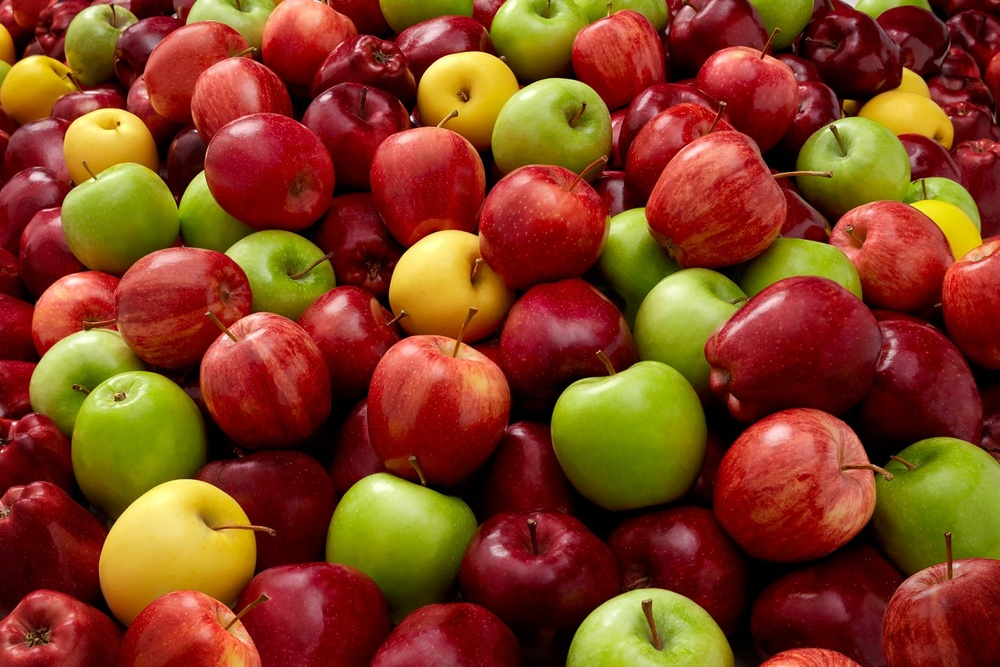
#> input picture Sesión #8/Notebooks/manzanitas.jpg, 1000 x 667 px, shrunk from 1536 x 1024 before the run
$ jupyter execute --allow-errors 'Ejercicio de Vision Artificial.ipynb'   (shell and % lines are left out)
#> lines starting #> are read from the running program, lines starting #| are printed output that depends on the picture; after the words box and inside, x2 and y2 are one past the last pixel; in counts of white or black regions, pixels touching at a corner belong together
[cell 1]
#Importar librerías

import cv2
import matplotlib.pyplot as plt
import numpy as np
import warnings
warnings.filterwarnings('ignore')

# Función para mostrar imágen
def show_image(img):
    fig, ax = plt.subplots(figsize=(5, 5))
    ax.imshow(img, cmap='gray')
    ax.set_axis_off()
    plt.tight_layout()
    plt.show()

[cell 2]
# Cargar imágen
img = cv2.imread('manzanitas.jpg', 1)
#> img is the input picture: shape (667, 1000, 3); mean B, G, R 31.3, 64.7, 130.5
# Convertir a RGB
img_rgb = cv2.cvtColor(img, cv2.COLOR_BGR2RGB)

show_image(img_rgb)

## Selección de espacio de color

[cell 3]
# Separar canales
img_r = img_rgb[:, : , 0]
img_g = img_rgb[:, : , 1]
img_b = img_rgb[:, : , 2]

show_image(img_r)
show_image(img_g)
show_image(img_b)

[cell 4]
# Ver el negativo de la imagen en el canal verde
img_neg_b =cv2.bitwise_not(img_g)

show_image(img_neg_b)

[cell 5]
# Convertir imagen a HSV
img_hsv = cv2.cvtColor(img, cv2.COLOR_BGR2HSV)
#> img_hsv: shape (667, 1000, 3); mean H, S, V 54.6, 213.2, 133

img_h = img_hsv[:, : , 0]
img_s = img_hsv[:, : , 1]
img_v = img_hsv[:, : , 2]
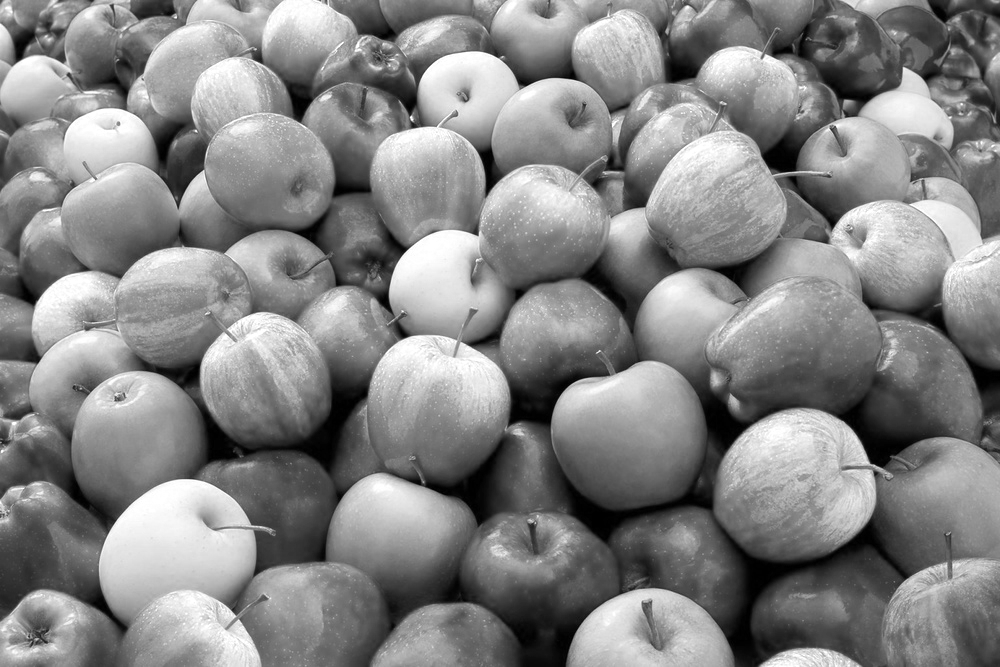
#> img_v: shape (667, 1000); min 0, max 255, mean 133

show_image(img_h)
show_image(img_s)
show_image(img_v)

[cell 6]
# Convertir la imagen a LAB
img_lab = cv2.cvtColor(img, cv2.COLOR_BGR2LAB)
#> img_lab: shape (667, 1000, 3); mean of channels 0, 1, 2 93.8, 151, 160.2

img_l = img_lab[:, : , 0]
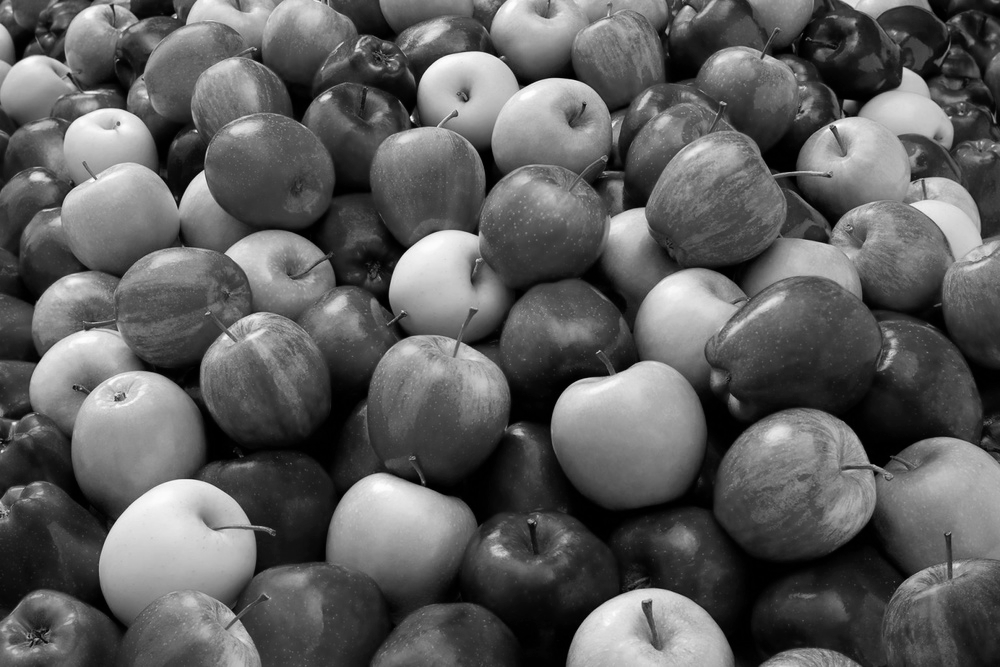
#> img_l: shape (667, 1000); min 0, max 254, mean 93.8
img_a = img_lab[:, : , 1]
img_b = img_lab[:, : , 2]
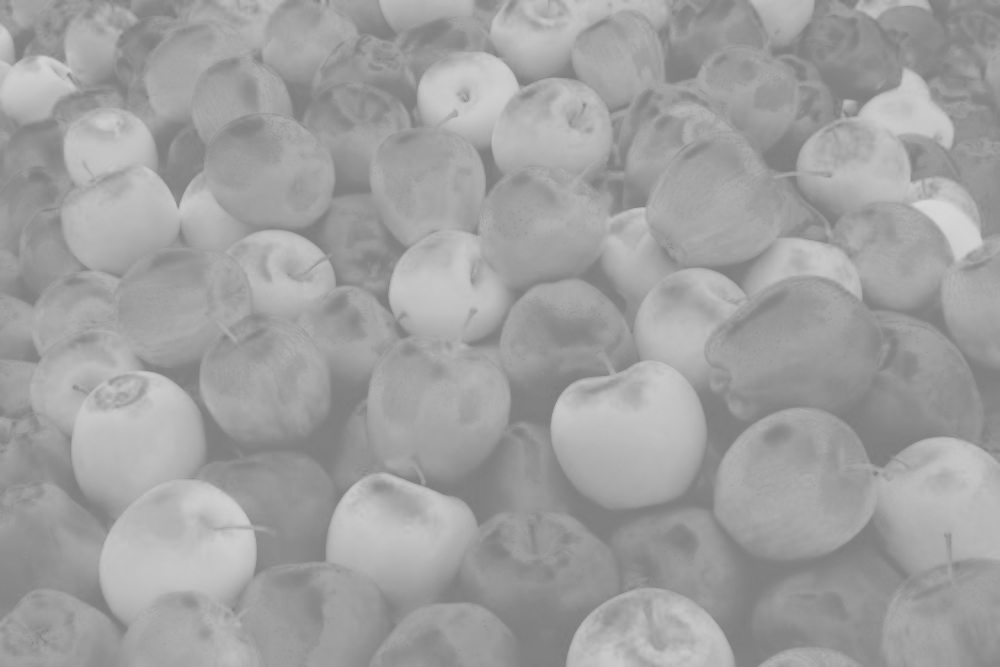
#> img_b: shape (667, 1000); min 123, max 217, mean 160.2

show_image(img_l)
show_image(img_a)
show_image(img_b)

Se selecciona el espacio de color LAB al observar que separa de mejor manera las manzanas.

## Segmentación

[cell 7]
_, thresh_1 = cv2.threshold(img_a, 150, 255, cv2.THRESH_BINARY)
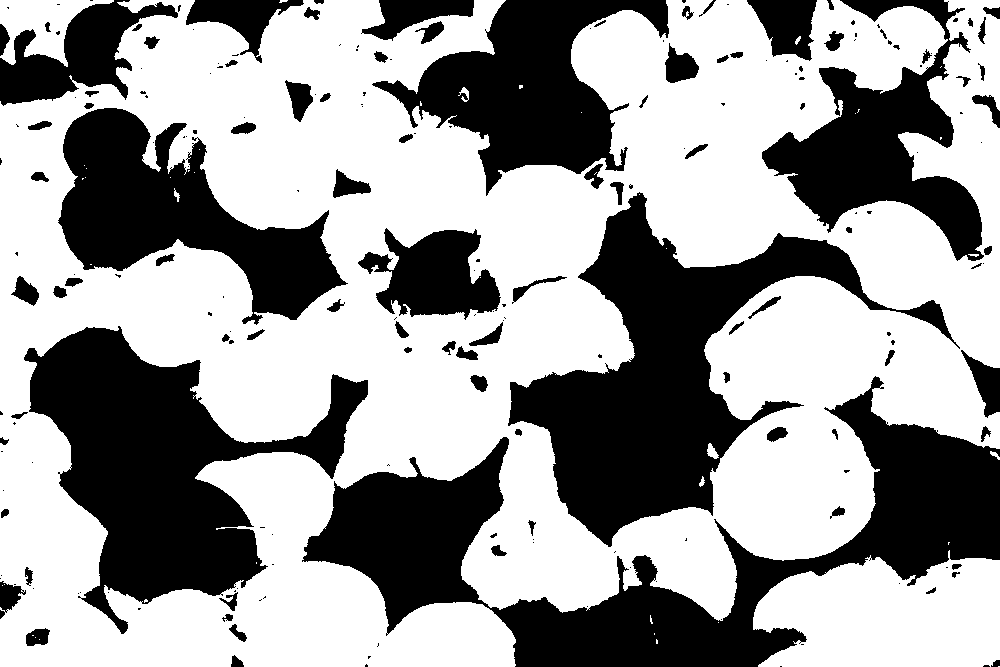
#> thresh_1: shape (667, 1000); 61% white; 210 black regions (115 under 20 px), largest, box (x1, y1, x2, y2) and area: (302, 376, 1000, 667) 59671, (508, 192, 960, 547) 47608, (24, 326, 368, 634) 43300

show_image(thresh_1)

[cell 8]
_, thresh_2 = cv2.threshold(img_a, 180, 255, cv2.THRESH_BINARY)
#> thresh_2: shape (667, 1000); 7.1% white; 442 white regions (348 under 20 px), largest, box (x1, y1, x2, y2) and area: (222, 59, 332, 180) 4310, (352, 129, 481, 209) 3231, (133, 599, 228, 667) 2686

#> (the rest of this cell did not finish here and is left out)

[cell 9]
_, thresh_3 = cv2.threshold(img_a, 170, 255, cv2.THRESH_BINARY)
#> thresh_3: shape (667, 1000); 28.7% white; 284 white regions (196 under 20 px), largest, box (x1, y1, x2, y2) and area: (144, 22, 613, 275) 38208, (0, 248, 509, 457) 34544, (572, 11, 822, 258) 26440

show_image(thresh_3)

## Morfología

[cell 10]
import skimage.morphology as morph
# Aplicar operaciones morfológicas

# Kernel de disco
kernel = morph.disk(7)

# Aplicar apertura
apertura = cv2.morphologyEx(thresh_1, cv2.MORPH_OPEN, kernel, iterations = 7)
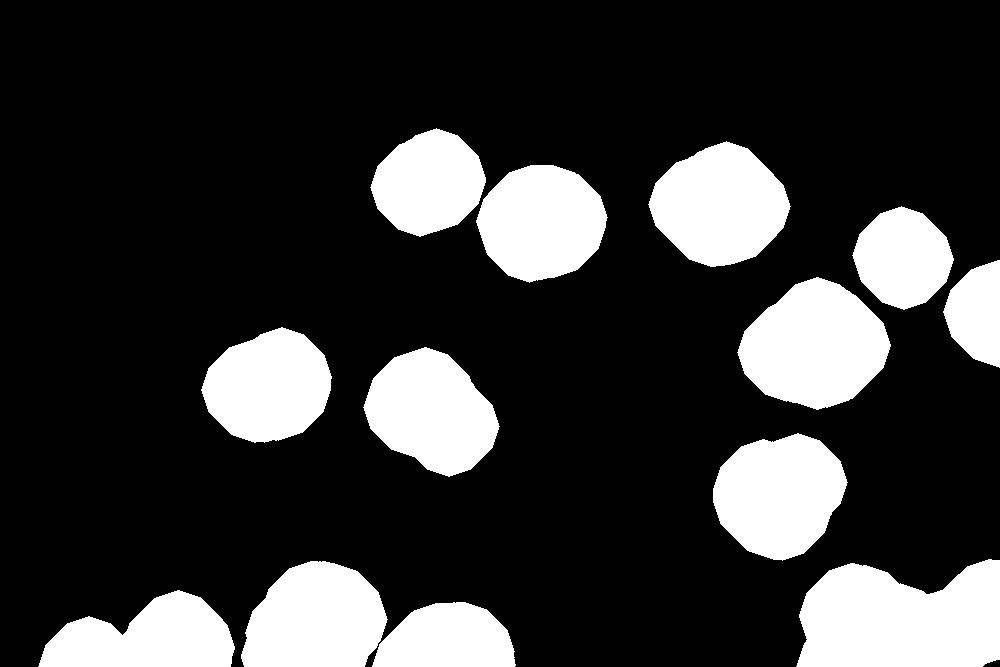
#> apertura: shape (667, 1000); 21.2% white; 13 white regions

show_image(apertura)

## Detección de objetos

### Dibujar bounding box en los contornos

[cell 11]
img = cv2.imread('manzanitas.jpg', 1)
img_rgb = cv2.cvtColor(img, cv2.COLOR_BGR2RGB)

# find contours
contours, hierarchy = cv2.findContours(apertura.copy(), cv2.RETR_EXTERNAL, cv2.CHAIN_APPROX_NONE)
#> contours = 13 contours; largest, box (x1, y1, x2, y2) and area: (796, 559, 1000, 667) 17798, (737, 277, 891, 410) 13878, (648, 141, 791, 267) 12345, (713, 433, 848, 561) 12292, (241, 561, 388, 667) 11912
# Mostrar el numero de contornos encontrados
print(len(contours))
#| 13
# Recorro todos los contornos encontrados
for c in contours:
    x,y,w,h = cv2.boundingRect(c) # Encuentro el rectángulo que engloba al contorno
    cv2.rectangle(img_rgb,(x,y),(x+w,y+h),(0,255,0),2) # Dibujo el rectángulo en la imagen original
#> this loop made 13 passes
#> (x, y, w, h) on passes 1 to 12: (372, 602, 144, 65), (38, 590, 197, 77), (241, 561, 147, 106), (796, 559, 204, 108), (713, 433, 135, 128), (363, 347, 137, 130), (201, 327, 131, 116), (737, 277, 154, 133), (943, 260, 57, 108), (852, 206, 102, 104), (476, 165, 132, 118), (648, 141, 143, 126)
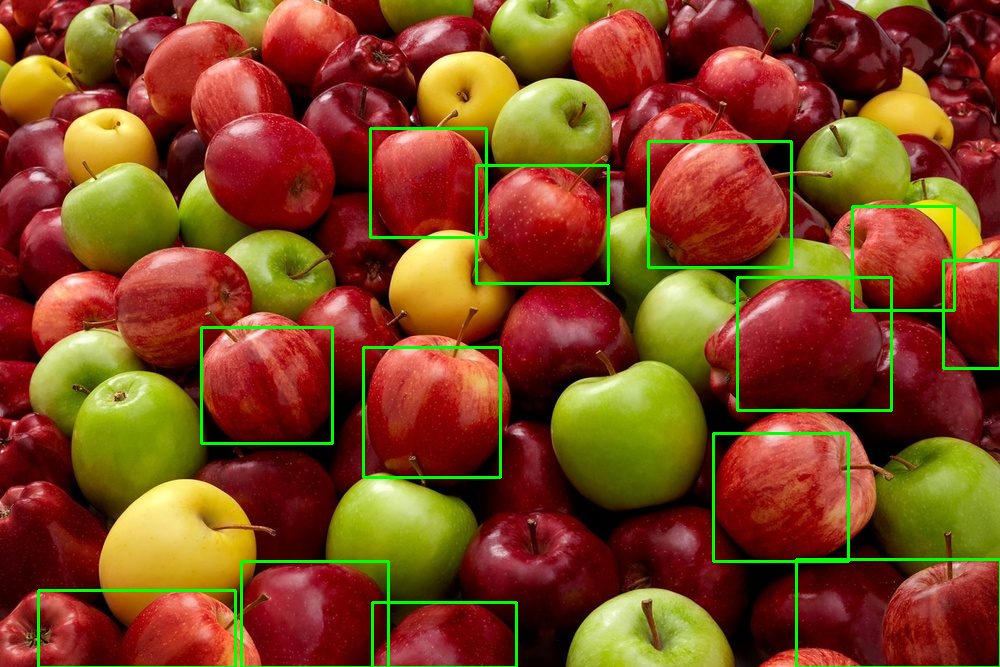
#> img_rgb: shape (667, 1000, 3); mean R, G, B 127.5, 70.1, 30.7


show_image(img_rgb)

### Aplicación de la máscara

[cell 12]
img = cv2.imread('manzanitas.jpg', 1)
img_rgb = cv2.cvtColor(img, cv2.COLOR_BGR2RGB)

# Se convierte la mascara en rgb o a color para poder implementarla en la imagen original
apertura_rgb = cv2.cvtColor(apertura, cv2.COLOR_GRAY2RGB)
#> apertura_rgb: shape (667, 1000, 3); 21.2% white; 13 white regions, largest, box (x1, y1, x2, y2) and area: (796, 559, 1000, 667) 18083, (737, 277, 891, 410) 14061, (648, 141, 791, 267) 12517
# Se aplica la mascara a la imagen original
R = cv2.bitwise_and(img_rgb, apertura_rgb)
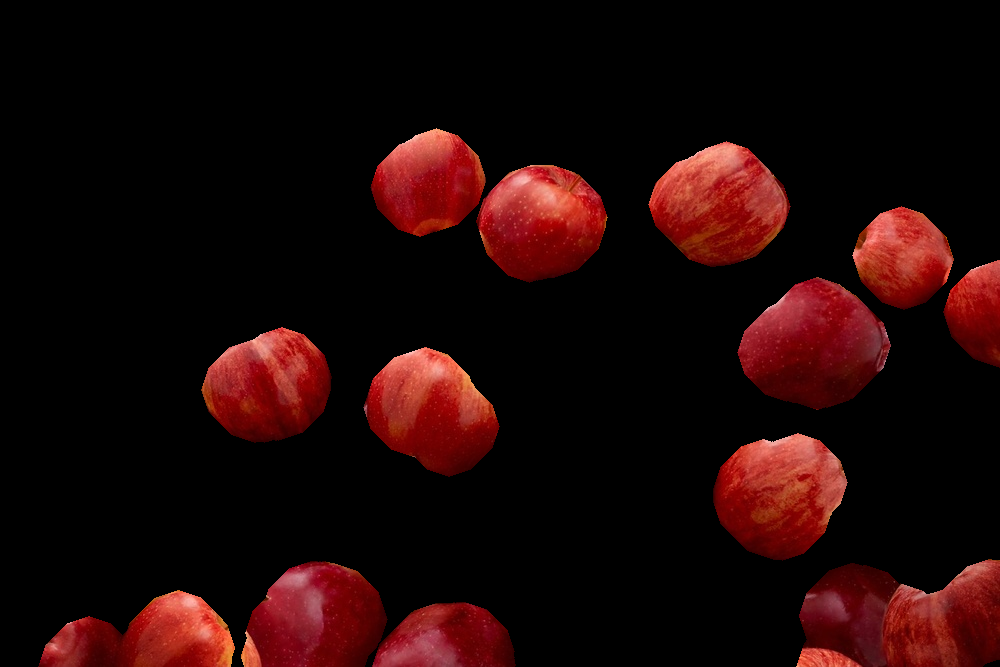
#> R: shape (667, 1000, 3); mean R, G, B 30.9, 6.9, 6.2

show_image(R)
